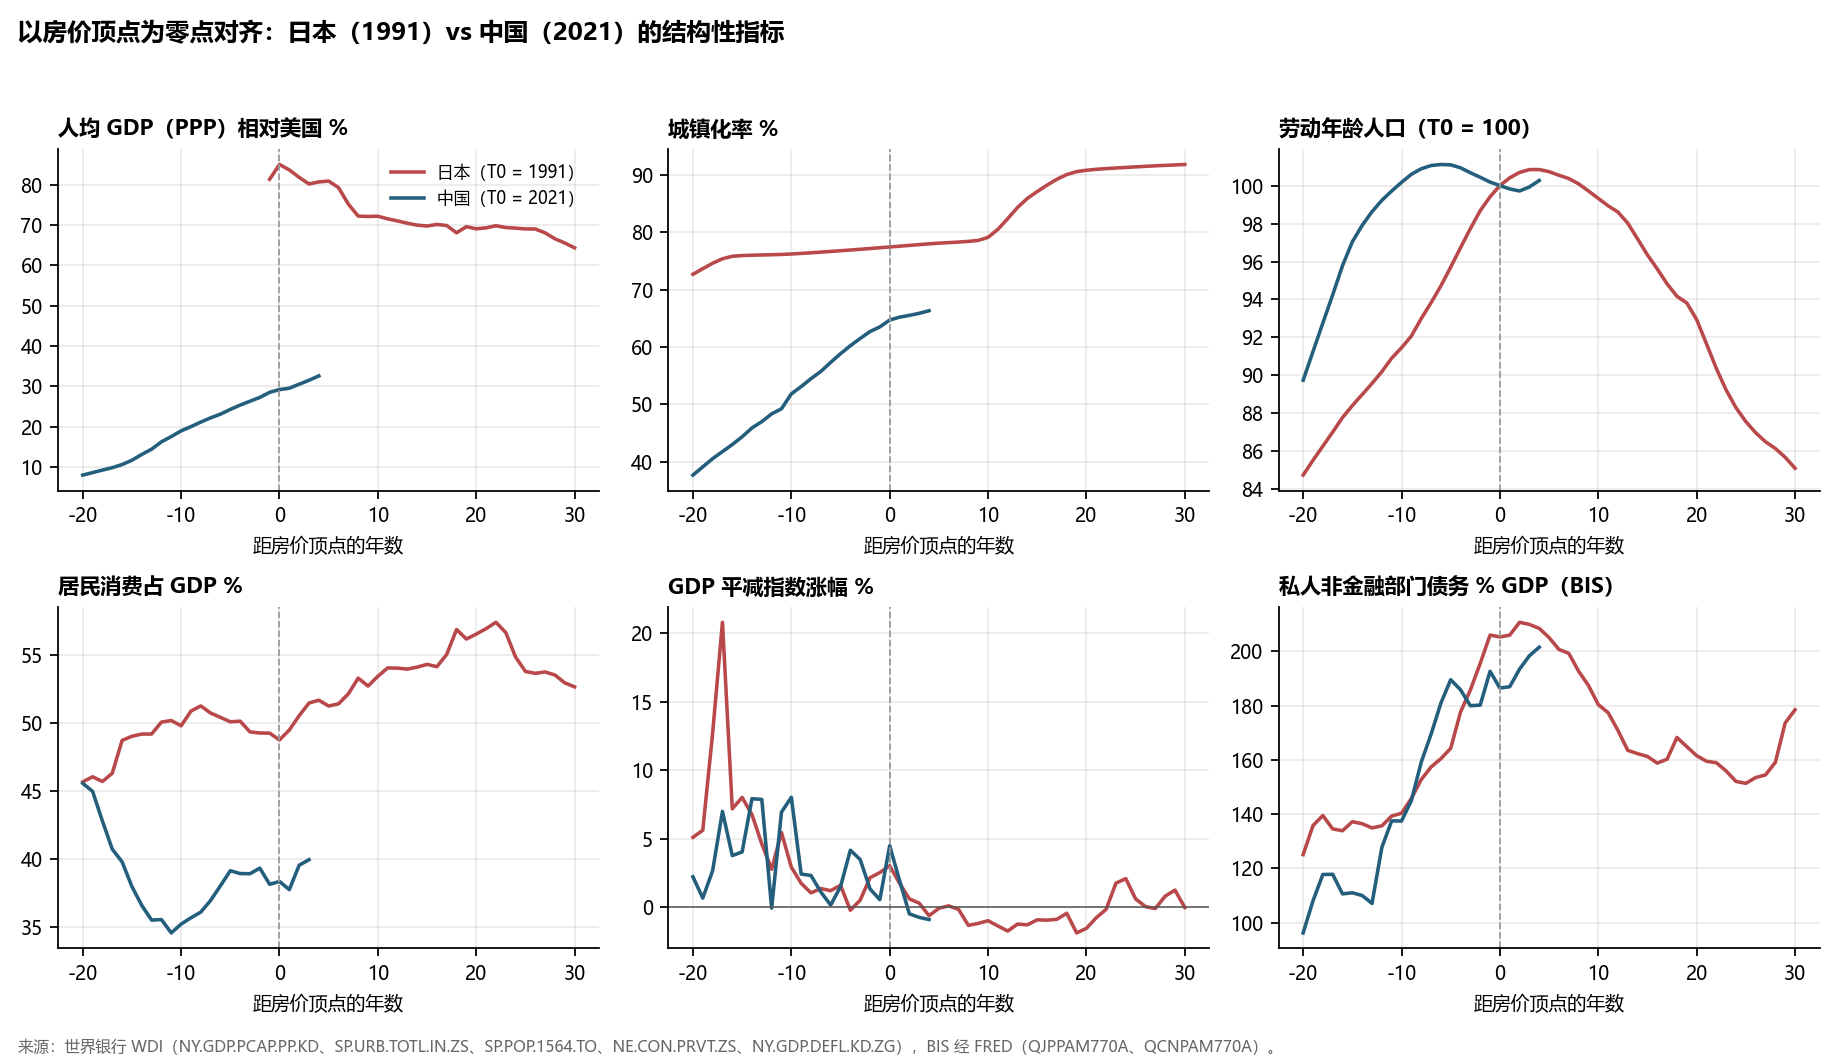

This chart was generated by the following Python code:
"""日本（泡沫顶点 1991）vs 中国（房价顶点 2021）：结构性指标对齐。

数据：世界银行 WDI API（年度）、FRED 上的 BIS 债务序列（季度，% GDP）。下载到 data/wb_*.json、data/*.csv（已有不重下）。
零点：日本 T0 = 1991（BIS 名义住宅价格峰值 1991Q1；日经顶点 1989-12），中国 T0 = 2021（BIS 名义住宅价格峰值 2021Q3）。
运行：python structural_alignment.py → 打印对齐表，并写 structural_alignment.json、structural_alignment.png
"""
import csv
import datetime as dt
import io
import json
import subprocess
from pathlib import Path

import matplotlib

matplotlib.use("Agg")
import matplotlib.pyplot as plt  # noqa: E402
from matplotlib.font_manager import FontProperties  # noqa: E402

HERE = Path(__file__).resolve().parent
D = HERE / "data"
T0 = {"JPN": 1991, "CHN": 2021}
WB = {  # 指标: (中文, 单位)
    "NY.GDP.PCAP.PP.KD": ("人均 GDP（PPP，2021 年不变国际元）", "元"),
    "NY.GDP.PCAP.CD": ("人均 GDP（现价美元）", "美元"),
    "SP.URB.TOTL.IN.ZS": ("城镇化率", "%"),
    "SP.POP.1564.TO": ("劳动年龄人口（15–64 岁）", "人"),
    "SP.POP.TOTL": ("总人口", "人"),
    "SP.POP.65UP.TO.ZS": ("65 岁以上占比", "%"),
    "SP.DYN.TFRT.IN": ("总和生育率", "孩/妇女"),
    "NE.CON.PRVT.ZS": ("居民消费占 GDP", "%"),
    "NE.GDI.TOTL.ZS": ("资本形成（投资）占 GDP", "%"),
    "NY.GDP.DEFL.KD.ZG": ("GDP 平减指数涨幅", "%"),
    "FP.CPI.TOTL.ZG": ("CPI 涨幅", "%"),
    "NY.GDP.MKTP.KD.ZG": ("实际 GDP 增长", "%"),
    "BN.CAB.XOKA.GD.ZS": ("经常账户占 GDP", "%"),
    "NE.EXP.GNFS.ZS": ("出口占 GDP", "%"),
}
BIS = {  # FRED 上的 BIS 信贷序列（% GDP，按市场价值，调整断点）
    "居民债务": {"CHN": "QCNHAM770A", "JPN": "QJPHAM770A"},
    "非金融企业债务": {"CHN": "QCNNAM770A", "JPN": "QJPNAM770A"},
    "政府债务": {"CHN": "QCNGAM770A", "JPN": "QJPGAM770A"},
    "私人非金融部门合计": {"CHN": "QCNPAM770A", "JPN": "QJPPAM770A"},
}


def wb(ind):
    f = D / f"wb_{ind}.json"
    if not f.exists() or f.stat().st_size < 500:
        url = f"https://api.worldbank.org/v2/country/CHN;JPN;USA/indicator/{ind}?format=json&per_page=3000&date=1960:2026"
        f.write_bytes(subprocess.run(["curl", "-s", "-m", "120", url], capture_output=True).stdout)
    js = json.loads(f.read_text(encoding="utf-8"))
    out = {"CHN": {}, "JPN": {}, "USA": {}}
    for r in js[1] if len(js) > 1 and js[1] else []:
        if r["value"] is not None:
            out[r["countryiso3code"]][int(r["date"])] = r["value"]
    return out


def fred(sid):
    f = D / f"{sid}.csv"
    if not f.exists() or f.stat().st_size < 200:
        f.write_bytes(subprocess.run(["curl", "-s", "-m", "90", f"https://fred.stlouisfed.org/graph/fredgraph.csv?id={sid}"],
                                     capture_output=True).stdout)
    out = {}
    for r in csv.reader(io.StringIO(f.read_text(errors="replace"))):
        if len(r) == 2 and r[0][:1].isdigit() and r[1] not in ("", "."):
            d = dt.date.fromisoformat(r[0])
            out.setdefault(d.year, []).append(float(r[1]))
    return {y: sum(v) / len(v) for y, v in out.items()}  # 年均


res = {"wb": {}, "bis": {}}
offsets = [-5, 0, 3, 5, 10, 20]
print("指标".ljust(28), "日本 T-5 / T0 / T+3 / T+5 / T+10 / T+20（1986/1991/1994/1996/2001/2011）", "| 中国 T-5 / T0 / T+3 / T+5（2016/2021/2024/2026）")
for ind, (name, unit) in WB.items():
    data = wb(ind)
    res["wb"][ind] = data
    row = []
    for c in ("JPN", "CHN"):
        vals = []
        for k in offsets:
            y = T0[c] + k
            v = data[c].get(y)
            if ind == "SP.POP.1564.TO" or ind == "SP.POP.TOTL":
                v = v / 1e6 if v else None
            vals.append("—" if v is None else (f"{v:,.0f}" if abs(v) >= 1000 else f"{v:.1f}"))
        row.append(" / ".join(vals[:6] if c == "JPN" else vals[:4]))
    print(name.ljust(28), row[0], "|", row[1])

# 人均收入相对美国（PPP）
pp = res["wb"]["NY.GDP.PCAP.PP.KD"]
for c in ("JPN", "CHN"):
    y = T0[c]
    if pp[c].get(y) and pp["USA"].get(y):
        print(f"{c} T0 人均 GDP（PPP）相对美国：{pp[c][y] / pp['USA'][y] * 100:.0f}%")
latest = max(pp["CHN"])
print(f"中国最新（{latest}）人均 GDP（PPP）相对美国：{pp['CHN'][latest] / pp['USA'][latest] * 100:.0f}%")
# 劳动年龄人口峰值年
for c in ("JPN", "CHN"):
    w = res["wb"]["SP.POP.1564.TO"][c]
    pk = max(w, key=w.get)
    print(f"{c} 劳动年龄人口峰值：{pk} 年 {w[pk] / 1e6:,.1f} 百万；最新 {max(w)} 年 {w[max(w)] / 1e6:,.1f} 百万")
    t = res["wb"]["SP.POP.TOTL"][c]
    tp = max(t, key=t.get)
    print(f"{c} 总人口峰值：{tp} 年 {t[tp] / 1e6:,.1f} 百万")
# 平减指数转负
for c in ("JPN", "CHN"):
    g = res["wb"]["NY.GDP.DEFL.KD.ZG"][c]
    neg = [y for y in sorted(g) if y >= T0[c] - 2 and g[y] < 0]
    print(f"{c} T0 之后 GDP 平减指数为负的年份：{neg[:25]}")

print("\nBIS 债务（% GDP，年均）")
for name, ids in BIS.items():
    out = {}
    for c, sid in ids.items():
        s = fred(sid)
        out[c] = s
        vals = [f"{s[T0[c] + k]:.0f}" if s.get(T0[c] + k) else "—" for k in (offsets if c == "JPN" else offsets[:4])]
        print(f"  {name:12s} {c} {' / '.join(vals)}  最新 {max(s) if s else '—'} {s[max(s)]:.0f}" if s else f"  {name} {c} 无数据")
    res["bis"][name] = out

(HERE / "structural_alignment.json").write_text(json.dumps(res, ensure_ascii=False, default=str), encoding="utf-8")

# ---------- 图：按 T0 对齐的 6 个结构指标
font = FontProperties(fname="C:/Windows/Fonts/msyh.ttc")
plt.rcParams.update({"font.family": font.get_name(), "axes.unicode_minus": False, "font.size": 8.5,
                     "axes.spines.top": False, "axes.spines.right": False, "savefig.dpi": 160})
panels = [
    ("人均 GDP（PPP）相对美国 %", lambda c, y: (pp[c].get(y) / pp["USA"][y] * 100) if pp[c].get(y) and pp["USA"].get(y) else None),
    ("城镇化率 %", lambda c, y: res["wb"]["SP.URB.TOTL.IN.ZS"][c].get(y)),
    ("劳动年龄人口（T0 = 100）", lambda c, y: (res["wb"]["SP.POP.1564.TO"][c].get(y) / res["wb"]["SP.POP.1564.TO"][c][T0[c]] * 100)
     if res["wb"]["SP.POP.1564.TO"][c].get(y) else None),
    ("居民消费占 GDP %", lambda c, y: res["wb"]["NE.CON.PRVT.ZS"][c].get(y)),
    ("GDP 平减指数涨幅 %", lambda c, y: res["wb"]["NY.GDP.DEFL.KD.ZG"][c].get(y)),
    ("私人非金融部门债务 % GDP（BIS）", lambda c, y: res["bis"]["私人非金融部门合计"][c].get(y)),
]
fig, axs = plt.subplots(2, 3, figsize=(11.5, 6.6))
for ax, (title, fn) in zip(axs.flat, panels):
    for c, col, lab in (("JPN", "#b9484a", "日本（T0 = 1991）"), ("CHN", "#235e7c", "中国（T0 = 2021）")):
        xs, ys = [], []
        for k in range(-20, 31):
            v = fn(c, T0[c] + k)
            if v is not None:
                xs.append(k)
                ys.append(v)
        ax.plot(xs, ys, color=col, lw=1.6, label=lab)
    ax.axvline(0, color="#999", lw=0.8, ls="--")
    if "平减" in title:
        ax.axhline(0, color="#555", lw=0.7)
    ax.set_title(title, loc="left", fontweight="bold", fontsize=9.5)
    ax.grid(alpha=0.25)
    ax.set_xlabel("距房价顶点的年数")
axs[0][0].legend(fontsize=7.5, frameon=False)
fig.suptitle("以房价顶点为零点对齐：日本（1991）vs 中国（2021）的结构性指标", x=0.01, ha="left", fontweight="bold", fontsize=11)
fig.text(0.01, 0.004, "来源：世界银行 WDI（NY.GDP.PCAP.PP.KD、SP.URB.TOTL.IN.ZS、SP.POP.1564.TO、NE.CON.PRVT.ZS、NY.GDP.DEFL.KD.ZG），BIS 经 FRED（QJPPAM770A、QCNPAM770A）。",
         fontsize=7, color="#666")
fig.tight_layout(rect=(0, 0.02, 1, 0.95))
fig.savefig(HERE / "structural_alignment.png")
print("图：", HERE / "structural_alignment.png")
